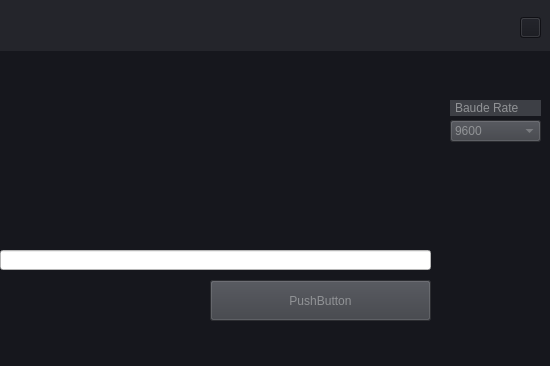
<?xml version="1.0" encoding="UTF-8"?>
<ui version="4.0">
 <class>MainWindow</class>
 <widget class="QMainWindow" name="MainWindow">
  <property name="geometry">
   <rect>
    <x>0</x>
    <y>0</y>
    <width>550</width>
    <height>366</height>
   </rect>
  </property>
  <property name="windowTitle">
   <string>Terminal</string>
  </property>
  <property name="styleSheet">
   <string notr="true">
background-color: rgb(22, 23, 29);</string>
  </property>
  <widget class="QWidget" name="centralwidget">
   <widget class="QPushButton" name="pushButton_2">
    <property name="geometry">
     <rect>
      <x>210</x>
      <y>280</y>
      <width>221</width>
      <height>41</height>
     </rect>
    </property>
    <property name="styleSheet">
     <string notr="true">background-color: rgb(61, 63, 69);
color: rgb(145, 147, 150);</string>
    </property>
    <property name="text">
     <string>PushButton</string>
    </property>
   </widget>
   <widget class="QPushButton" name="pushButton">
    <property name="geometry">
     <rect>
      <x>520</x>
      <y>17</y>
      <width>21</width>
      <height>21</height>
     </rect>
    </property>
    <property name="styleSheet">
     <string notr="true">
border-image: url(:/newPrefix/img/settings_ico.png) stretch;
color: rgb(145, 147, 150);</string>
    </property>
    <property name="text">
     <string/>
    </property>
   </widget>
   <widget class="QLineEdit" name="lineEdit">
    <property name="geometry">
     <rect>
      <x>0</x>
      <y>250</y>
      <width>431</width>
      <height>20</height>
     </rect>
    </property>
    <property name="styleSheet">
     <string notr="true">background-color: rgb(255, 255, 255);</string>
    </property>
   </widget>
   <widget class="QLabel" name="label">
    <property name="geometry">
     <rect>
      <x>0</x>
      <y>50</y>
      <width>431</width>
      <height>121</height>
     </rect>
    </property>
    <property name="styleSheet">
     <string notr="true">color: rgb(199, 201, 205);
background-color: rgb(22, 23, 29);</string>
    </property>
    <property name="text">
     <string/>
    </property>
    <property name="margin">
     <number>10</number>
    </property>
   </widget>
   <widget class="QComboBox" name="comboBox">
    <property name="geometry">
     <rect>
      <x>450</x>
      <y>120</y>
      <width>91</width>
      <height>22</height>
     </rect>
    </property>
    <property name="styleSheet">
     <string notr="true">color: rgb(145, 147, 150);
background-color: rgb(61, 63, 69);</string>
    </property>
    <item>
     <property name="text">
      <string>9600</string>
     </property>
    </item>
    <item>
     <property name="text">
      <string>115200</string>
     </property>
    </item>
   </widget>
   <widget class="QLabel" name="label_2">
    <property name="geometry">
     <rect>
      <x>450</x>
      <y>100</y>
      <width>91</width>
      <height>16</height>
     </rect>
    </property>
    <property name="styleSheet">
     <string notr="true">color: rgb(145, 147, 150);
background-color: rgb(61, 63, 69);</string>
    </property>
    <property name="text">
     <string>Baude Rate</string>
    </property>
    <property name="margin">
     <number>0</number>
    </property>
    <property name="indent">
     <number>5</number>
    </property>
   </widget>
   <widget class="QLabel" name="label_3">
    <property name="geometry">
     <rect>
      <x>0</x>
      <y>0</y>
      <width>551</width>
      <height>51</height>
     </rect>
    </property>
    <property name="styleSheet">
     <string notr="true">background-color: rgb(36, 37, 43);</string>
    </property>
    <property name="text">
     <string/>
    </property>
   </widget>
   <zorder>pushButton_2</zorder>
   <zorder>lineEdit</zorder>
   <zorder>label</zorder>
   <zorder>comboBox</zorder>
   <zorder>label_2</zorder>
   <zorder>label_3</zorder>
   <zorder>pushButton</zorder>
  </widget>
  <widget class="QStatusBar" name="statusbar"/>
 </widget>
 <resources>
  <include location="font.qrc"/>
  <include location="image.qrc"/>
 </resources>
 <connections/>
</ui>
